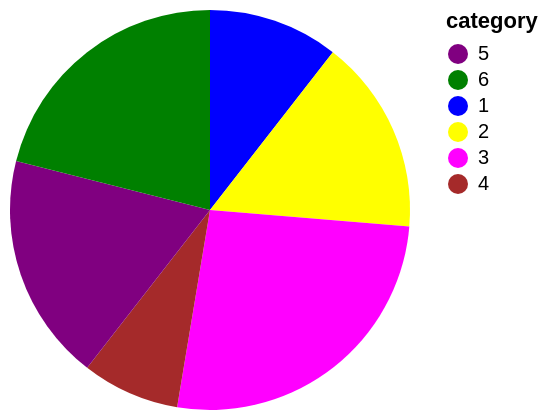

Write a Vega-Lite specification for this figure.
### Vega specification from a JSON file in a GitHub repository (floating-point values rounded to 4 significant figures)
{"$schema": "https://vega.github.io/schema/vega/v5.json", "description": "A simple pie chart with embedded data.", "background": "white", "padding": 5, "width": 200, "height": 200, "style": "view", "data": [{"name": "source_0", "values": [{"category": 1, "value": 4}, {"category": 2, "value": 6}, {"category": 3, "value": 10}, {"category": 4, "value": 3}, {"category": 5, "value": 7}, {"category": 6, "value": 8}]}, {"name": "data_0", "source": "source_0", "transform": [{"type": "stack", "groupby": [], "field": "value", "sort": {"field": ["category"], "order": ["ascending"]}, "as": ["value_start", "value_end"], "offset": "zero"}, {"type": "filter", "expr": "isValid(datum[\"value\"]) && isFinite(+datum[\"value\"])"}]}], "marks": [{"name": "marks", "type": "arc", "style": ["arc"], "from": {"data": "data_0"}, "encode": {"update": {"fill": {"scale": "color", "field": "category"}, "description": {"signal": "\"value: \" + (!isValid(datum[\"value\"]) || !isFinite(+datum[\"value\"]) ? \"\" + datum[\"value\"] : format(datum[\"value\"], \"\")) + \"; category: \" + (\"\" + datum[\"category\"])"}, "x": {"signal": "width", "mult": 0.5}, "y": {"signal": "height", "mult": 0.5}, "outerRadius": {"signal": "min(width,height)/2"}, "innerRadius": {"value": 0}, "startAngle": {"scale": "theta", "field": "value_end"}, "endAngle": {"scale": "theta", "field": "value_start"}}}}], "scales": [{"name": "theta", "type": "linear", "domain": {"data": "data_0", "fields": ["value_start", "value_end"]}, "range": [0, 6.283], "zero": true}, {"name": "color", "type": "ordinal", "domain": {"fields": [[5, 6], {"data": "data_0", "field": "category"}]}, "range": ["purple", "green", "blue", "yellow", "magenta", "brown"]}], "legends": [{"fill": "color", "symbolType": "circle", "title": "category"}]}
